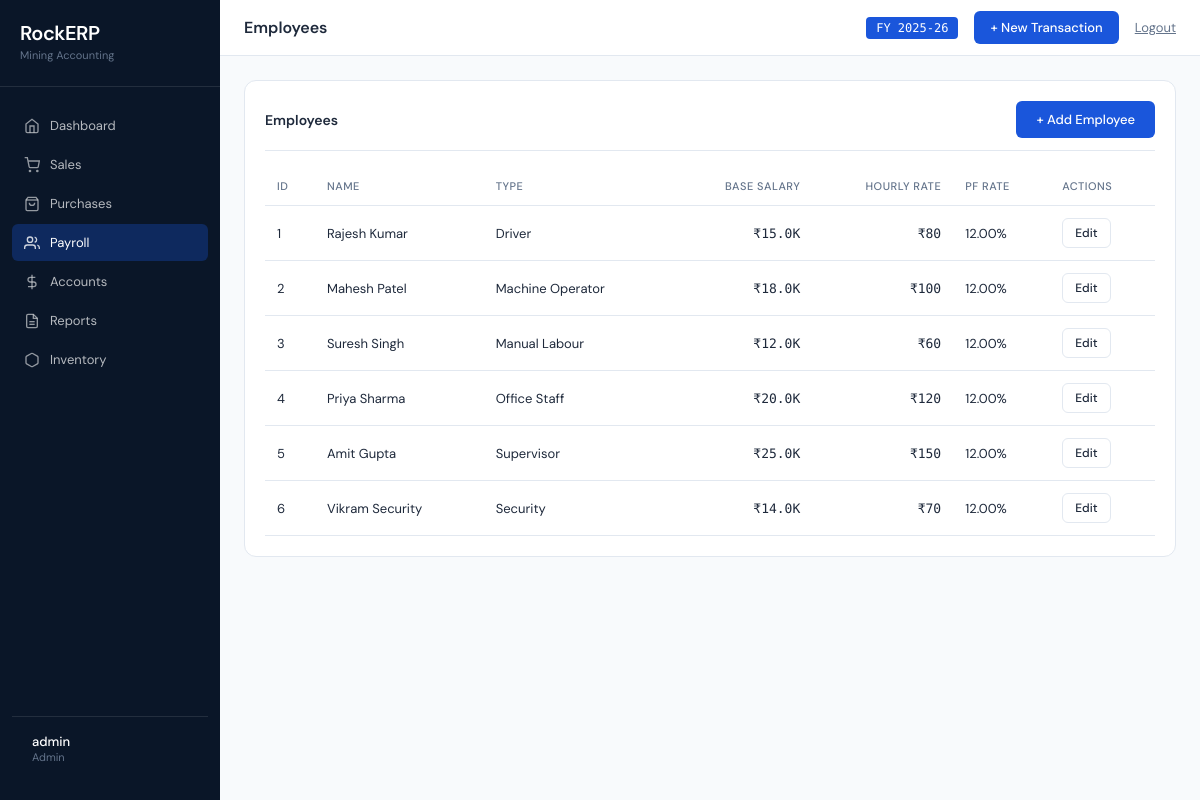
Page /employees (signed in) on the committed database.
### models.py (models this page shows)
class Employee(db.Model):
    id = db.Column(db.Integer, primary_key=True)
    name = db.Column(db.String(100), nullable=False)
    employee_type = db.Column(db.String(50), nullable=False)
    base_salary = db.Column(db.Numeric(precision=15, scale=2), default=0)
    hourly_rate = db.Column(db.Numeric(precision=15, scale=2), default=0)
    pf_rate = db.Column(db.Numeric(precision=5, scale=2), default=12)
    transport_allowance = db.Column(db.Numeric(precision=15, scale=2), default=0)
    food_allowance = db.Column(db.Numeric(precision=15, scale=2), default=0)
    housing_allowance = db.Column(db.Numeric(precision=15, scale=2), default=0)
    is_active = db.Column(db.Boolean, default=True)
    created_at = db.Column(db.DateTime, default=utc_now)

### routes/payroll.py (the view)
@bp.route('/employees')
@login_required
def employees():
    employees = Employee.query.all()
    return render_template('employees.html', employees=employees)

### app.py (called while the page is built)
def format_inr(value):
    if value is None:
        return '₹0'
    value = float(value)
    if value >= 10000000:
        return f'₹{value/10000000:.2f}Cr'
    elif value >= 100000:
        return f'₹{value/100000:.2f}L'
    elif value >= 1000:
        return f'₹{value/1000:.1f}K'
    else:
        return f'₹{value:.0f}'

### routes/auth_utils.py (called while the page is built)
def login_required(f):
    @wraps(f)
    def decorated_function(*args, **kwargs):
        if 'user_id' not in session:
            flash('Please log in to access this page', 'error')
            return redirect(url_for('auth.login'))
        user = db.session.get(User, session.get('user_id'))
        if user is None:
            session.clear()
            flash('Session expired. Please log in again.', 'error')
            return redirect(url_for('auth.login'))
        return f(*args, **kwargs)
    return decorated_function

### templates/employees.html (shortened to what this page needs)
{% extends "base.html" %}
{% block page_title %}Employees{% endblock %}
{% block content %}
<div class="card">
    <div class="card-header">
        <div class="card-title">Employees</div>
        <a href="{{ url_for('payroll.add_employee') }}" class="btn btn-primary">+ Add Employee</a>
    </div>
    {% if employees %}
    <table>
        <thead>
            <tr>
                <th>ID</th>
                <th>Name</th>
                <th>Type</th>
                <th style="text-align: right;">Base Salary</th>
                <th style="text-align: right;">Hourly Rate</th>
                <th>PF Rate</th>
                <th>Actions</th>
            </tr>
        </thead>
        <tbody>
            {% for employee in employees %}
            <tr>
                <td>{{ employee.id }}</td>
                <td>{{ employee.name }}</td>
                <td>{{ employee.employee_type }}</td>
                <td class="amount">{{ employee.base_salary|format_inr }}</td>
                <td class="amount">{{ employee.hourly_rate|format_inr }}</td>
                <td>{{ employee.pf_rate }}%</td>
                <td>
                    <a href="{{ url_for('payroll.edit_employee', id=employee.id) }}" class="btn btn-secondary" style="padding: 6px 12px; font-size: 12px;">Edit</a>
                </td>
            </tr>
            {% endfor %}
        </tbody>
    </table>
    {% endif %}
</div>
{% endblock %}

### templates/base.html (shortened to what this page needs)
<!DOCTYPE html>
<html lang="en">
<head>
</head>
<body>
    {% if session.user_id %}
    <div class="sidebar">
        <div class="sidebar-logo">
            <h1>RockERP</h1>
            <span>Mining Accounting</span>
        </div>
        <nav class="sidebar-nav">
            <div class="nav-group">
                <a href="{{ url_for('dashboard.index') }}" class="{% if request.endpoint == 'dashboard.index' or request.endpoint == 'dashboard.admin_dashboard' or request.endpoint == 'dashboard.accountant_dashboard' %}active{% endif %}">
                    <svg viewBox="0 0 24 24" fill="none" stroke="currentColor" stroke-width="2"><path d="M3 9l9-7 9 7v11a2 2 0 0 1-2 2H5a2 2 0 0 1-2-2z"/><polyline points="9 22 9 12 15 12 15 22"/></svg>
                    Dashboard
                </a>
                <a href="{{ url_for('sales.sales_list') }}" class="{% if request.endpoint == 'sales.sales_list' %}active{% endif %}">
                    <svg viewBox="0 0 24 24" fill="none" stroke="currentColor" stroke-width="2"><circle cx="9" cy="21" r="1"/><circle cx="20" cy="21" r="1"/><path d="M1 1h4l2.68 13.39a2 2 0 0 0 2 1.61h9.72a2 2 0 0 0 2-1.61L23 6H6"/></svg>
                    Sales
                </a>
                <a href="{{ url_for('purchases.purchases_list') }}" class="{% if request.endpoint == 'purchases.purchases_list' %}active{% endif %}">
                    <svg viewBox="0 0 24 24" fill="none" stroke="currentColor" stroke-width="2"><path d="M6 2L3 6v14a2 2 0 0 0 2 2h14a2 2 0 0 0 2-2V6l-3-4z"/><line x1="3" y1="6" x2="21" y2="6"/><path d="M16 10a4 4 0 0 1-8 0"/></svg>
                    Purchases
                </a>
                <a href="{{ url_for('payroll.employees') }}" class="{% if request.endpoint and 'payroll.' in request.endpoint %}active{% endif %}">
                    <svg viewBox="0 0 24 24" fill="none" stroke="currentColor" stroke-width="2"><path d="M17 21v-2a4 4 0 0 0-4-4H5a4 4 0 0 0-4 4v2"/><circle cx="9" cy="7" r="4"/><path d="M23 21v-2a4 4 0 0 0-3-3.87"/><path d="M16 3.13a4 4 0 0 1 0 7.75"/></svg>
                    Payroll
                </a>
                <a href="{{ url_for('accounts.index') }}" class="{% if request.endpoint and 'accounts.' in request.endpoint %}active{% endif %}">
                    <svg viewBox="0 0 24 24" fill="none" stroke="currentColor" stroke-width="2"><line x1="12" y1="1" x2="12" y2="23"/><path d="M17 5H9.5a3.5 3.5 0 0 0 0 7h5a3.5 3.5 0 0 1 0 7H6"/></svg>
                    Accounts
                </a>
                <a href="{{ url_for('reports.trial_balance') }}" class="{% if request.endpoint and 'reports.' in request.endpoint %}active{% endif %}">
                    <svg viewBox="0 0 24 24" fill="none" stroke="currentColor" stroke-width="2"><path d="M14 2H6a2 2 0 0 0-2 2v16a2 2 0 0 0 2 2h12a2 2 0 0 0 2-2V8z"/><polyline points="14 2 14 8 20 8"/><line x1="16" y1="13" x2="8" y2="13"/><line x1="16" y1="17" x2="8" y2="17"/></svg>
                    Reports
                </a>
                <a href="{{ url_for('inventory.index') }}" class="{% if request.endpoint == 'inventory.index' %}active{% endif %}">
                    <svg viewBox="0 0 24 24" fill="none" stroke="currentColor" stroke-width="2"><path d="M21 16V8a2 2 0 0 0-1-1.73l-7-4a2 2 0 0 0-2 0l-7 4A2 2 0 0 0 3 8v8a2 2 0 0 0 1 1.73l7 4a2 2 0 0 0 2 0l7-4A2 2 0 0 0 21 16z"/></svg>
                    Inventory
                </a>
            </div>
        </nav>
        <div class="sidebar-user">
            <div class="sidebar-user-info">{{ session.username }}</div>
            <div class="sidebar-user-role">{{ session.role }}</div>
        </div>
    </div>
    <div class="main">
        <div class="topbar">
            <div class="topbar-title">{% block page_title %}Dashboard{% endblock %}</div>
            <div class="topbar-right">
                <span class="fy-badge">FY 2025-26</span>
                <a href="{{ url_for('sales.create_sale') }}" class="btn-new">+ New Transaction</a>
                <a href="{{ url_for('auth.logout') }}" style="color: var(--text-muted); font-size: 13px;">Logout</a>
            </div>
        </div>
        <div class="content">
            {% block content %}{% endblock %}
        </div>
    </div>
    {% else %}
    {% block login_content %}{% endblock %}
    {% endif %}
</body>
</html>

### templates/base.html (style rules this page uses)
:root { --blue: #1A56DB; --teal: #0CA678; --amber: #F59E0B; --red: #EF4444; --border: #E2E8F0; --surface: #F8FAFC; --sidebar-bg: #0A1628; --text-dark: #1E293B; --text-muted: #64748B; --white: #FFFFFF; }
* { margin: 0; padding: 0; box-sizing: border-box; }
body { font-family: 'DM Sans', sans-serif; background: var(--surface); color: var(--text-dark); display: flex; min-height: 100vh; }
.sidebar { width: 220px; background: var(--sidebar-bg); min-height: 100vh; position: fixed; left: 0; top: 0; display: flex; flex-direction: column; padding: 20px 0; }
.sidebar-logo { padding: 0 20px 24px; border-bottom: 1px solid rgba(255,255,255,0.1); margin-bottom: 20px; }
.sidebar-logo h1 { color: var(--white); font-size: 20px; font-weight: 600; letter-spacing: -0.5px; }
.sidebar-logo span { color: var(--text-muted); font-size: 11px; display: block; margin-top: 2px; }
.sidebar-nav { flex: 1; padding: 0 12px; overflow-y: auto; }
.nav-group { margin-bottom: 16px; }
.nav-group a { display: flex; align-items: center; gap: 10px; padding: 10px 12px; color: rgba(255,255,255,0.7); text-decoration: none; border-radius: 6px; font-size: 13px; transition: all 0.2s; margin-bottom: 2px; }
.nav-group a.active { background: rgba(26,86,219,0.3); color: var(--white); }
.nav-group a svg { width: 16px; height: 16px; opacity: 0.8; }
.sidebar-user { padding: 16px 20px; border-top: 1px solid rgba(255,255,255,0.1); margin: 0 12px; }
.sidebar-user-info { color: var(--white); font-size: 13px; font-weight: 500; }
.sidebar-user-role { color: var(--text-muted); font-size: 11px; text-transform: capitalize; }
.main { flex: 1; margin-left: 220px; display: flex; flex-direction: column; min-height: 100vh; }
.topbar { height: 56px; background: var(--white); border-bottom: 1px solid var(--border); display: flex; align-items: center; justify-content: space-between; padding: 0 24px; position: sticky; top: 0; z-index: 100; }
.topbar-title { font-size: 16px; font-weight: 600; color: var(--text-dark); }
.topbar-right { display: flex; align-items: center; gap: 16px; }
.fy-badge { font-family: 'DM Mono', monospace; font-size: 12px; font-weight: 500; background: var(--blue); color: var(--white); padding: 4px 10px; border-radius: 4px; }
.btn-new { background: var(--blue); color: var(--white); padding: 8px 16px; border-radius: 6px; text-decoration: none; font-size: 13px; font-weight: 500; transition: all 0.2s; }
.content { flex: 1; padding: 24px; }
.card { background: var(--white); border: 1px solid var(--border); border-radius: 12px; padding: 20px; margin-bottom: 20px; }
.card-header { display: flex; justify-content: space-between; align-items: center; margin-bottom: 16px; padding-bottom: 12px; border-bottom: 1px solid var(--border); }
.card-title { font-size: 14px; font-weight: 600; color: var(--text-dark); }
table { width: 100%; border-collapse: collapse; }
th { font-size: 11px; text-transform: uppercase; letter-spacing: 0.5px; color: var(--text-muted); font-weight: 500; text-align: left; padding: 12px; border-bottom: 1px solid var(--border); }
td { padding: 12px; border-bottom: 1px solid var(--border); font-size: 13px; }
.amount { font-family: 'DM Mono', monospace; text-align: right; }
.btn { display: inline-block; padding: 10px 20px; border-radius: 6px; font-size: 13px; font-weight: 500; text-decoration: none; cursor: pointer; border: none; transition: all 0.2s; }
.btn-primary { background: var(--blue); color: var(--white); }
.btn-secondary { background: var(--white); border: 1px solid var(--border); color: var(--text-dark); }

### rows in the picture
Employee: id "1", name "Rajesh Kumar", employee_type "Driver", base_salary "₹15.0K", hourly_rate "₹80", pf_rate "12.00"
Employee: id "2", name "Mahesh Patel", employee_type "Machine Operator", base_salary "₹18.0K", hourly_rate "₹100", pf_rate "12.00"
Employee: id "3", name "Suresh Singh", employee_type "Manual Labour", base_salary "₹12.0K", hourly_rate "₹60", pf_rate "12.00"
Employee: id "4", name "Priya Sharma", employee_type "Office Staff", base_salary "₹20.0K", hourly_rate "₹120", pf_rate "12.00"
Employee: id "5", name "Amit Gupta", employee_type "Supervisor", base_salary "₹25.0K", hourly_rate "₹150", pf_rate "12.00"
Employee: id "6", name "Vikram Security", employee_type "Security", base_salary "₹14.0K", hourly_rate "₹70", pf_rate "12.00"

### other values in the picture
{{ session.username }} "admin"
{{ session.role }} "Admin"
